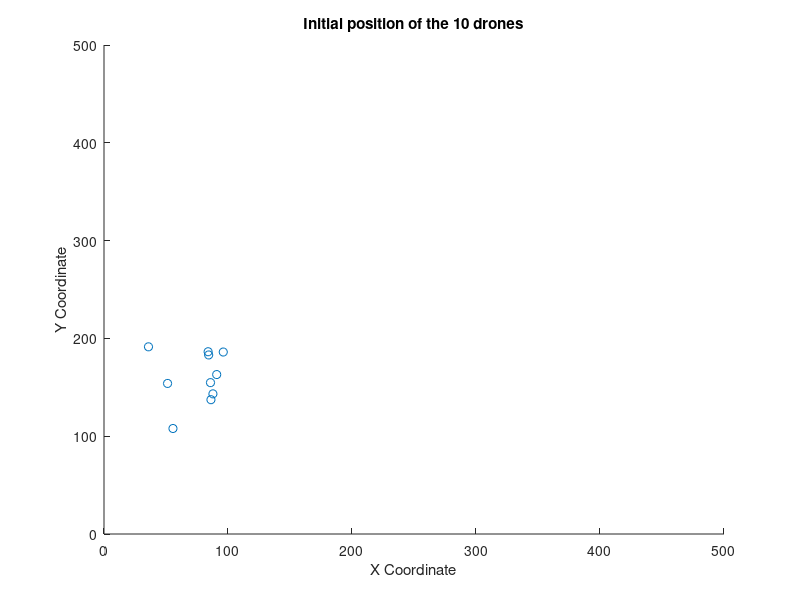
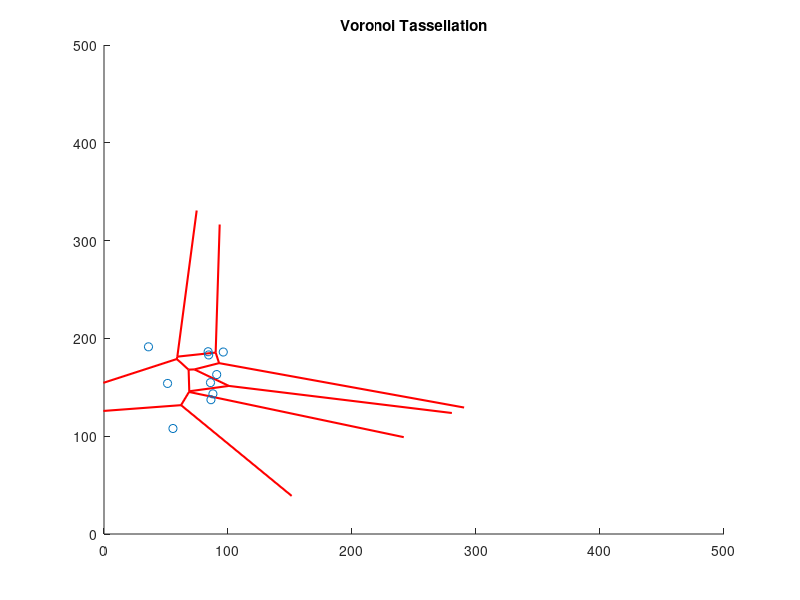
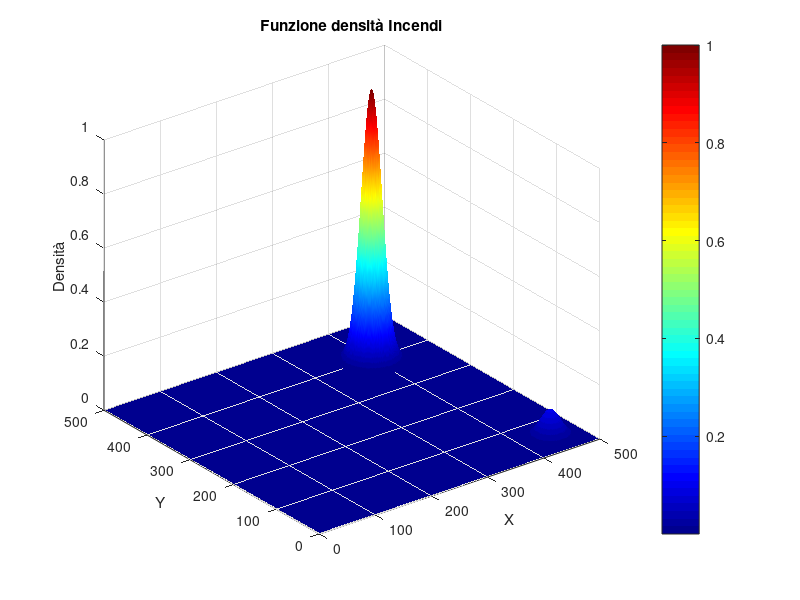
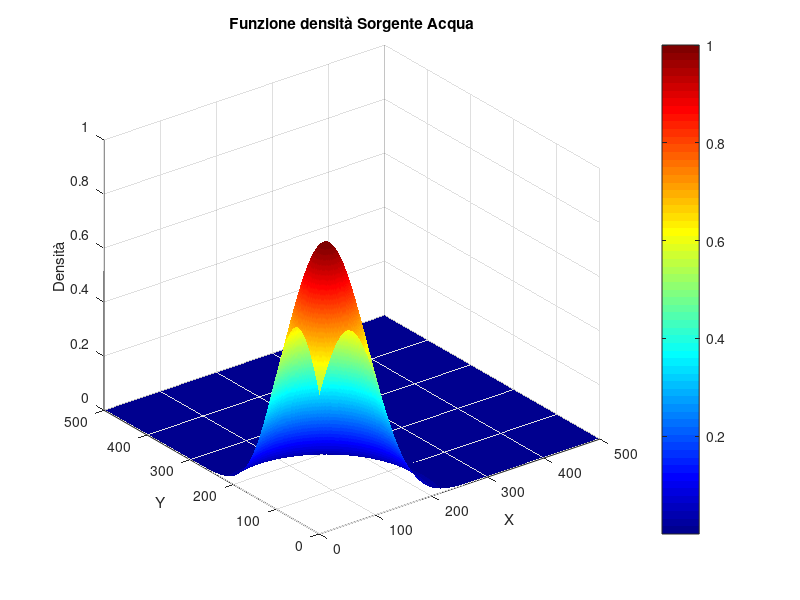

Write MATLAB code to recreate these figures, in order. (Note: this script raises an error after producing the figures.)
clear all;
close all;
clc;

% Parameters
DO_SIMULATION = true;
INITIAL_VALUES = false;
PLOT_TRAJECTORIES = false;
SAVE_TRAJECTORIES = false;
vel_lin_max = 300; 
vel_ang_max = 20; 
inc_threshold1 = 15;  % Distance that has to be reach from the fire 1 
inc_threshold2 = 15;  % Distance that has to be reach from the fire 2
wat_threshold = 60;   % Distance that has to be reach from the water source to refill
refill_time = 20;

dt = 0.01;
T_sim = 500;

numDrones = 10;      % Set the number of drones
dimgrid = [500 500];   % Define the dimensions of the grid
Kp = 50;   % Proportional gain for the Lyoid control 
Ka = 15;
Ke = 10;

points = zeros(numDrones,2);

% Generate random starting positions for each point
x = rand(numDrones, 1) * 100;   % Random x coordinates
y = 100 + rand(numDrones, 1) * 100;  % Random y coordinates
theta= rand(numDrones,1)*2*pi;

points = [x,y];
stati = [x,y,theta];

A = [1, 0, 0;
     0, 1, 0;
     0, 0, 1];

B = @(theta) [ dt * cos(theta), 0;
               dt * sin(theta), 0;
               0,               dt];

% Plot the points on a figure
figure(1);
scatter(points(:,1),points(:,2));
axis([0 dimgrid(1) 0 dimgrid(2)]); 
xlabel('X Coordinate');
ylabel('Y Coordinate');
title(sprintf('Initial position of the %d drones', numDrones));

% Compute and plot Voronoi tessellation
[vx, vy] = voronoi(points(:,1), points(:,2));

figure(2);
hold on;
plot(vx, vy, 'r-', 'LineWidth', 1.5);
axis([0 dimgrid(1) 0 dimgrid(2)]); 
scatter(points(:,1),points(:,2));
title('Voronoi Tassellation');

%% Density function for fires

% Fires Positions
x_fire1 = 400;
y_fire1 = 400;
x_fire2 = 450;
y_fire2 = 50;

% Water Positions
x_water = 50;
y_water = 50;

pos_fire1 = [x_fire1, y_fire1];
pos_fire2 = [x_fire2, y_fire2];
pos_water = [x_water, y_water];

% Standard deviations of fires and water source
sigma_fire1 = 15;
sigma_fire2 = 15;
sigma_water = 60;

% Creazione della griglia di punti
[x_m, y_m] = meshgrid(1:dimgrid(1), 1:dimgrid(2));

% Calcolo della distribuzione gaussiana
G_fire = exp(-(((x_m - x_fire1).^2) / (2 * sigma_fire1^2) + ((y_m - y_fire1).^2) / (2 * sigma_fire1^2))) + 0.1*exp(-(((x_m - x_fire2).^2) / (2 * sigma_fire2^2) + ((y_m - y_fire2).^2) / (2 * sigma_fire2^2)));
G_water = exp(-(((x_m - x_water).^2) / (2 * sigma_water^2) + ((y_m - y_water).^2) / (2 * sigma_water^2)));

% Visualizzazione in 3D
figure(3);
surf(x_m, y_m, G_fire);
shading interp; % Per rendere la superficie più liscia
colormap jet;
colorbar;
xlabel('X');
ylabel('Y');
zlabel('Densità');
title('Funzione densità Incendi');
drawnow;
hold off;

figure(4);
surf(x_m, y_m, G_water);
shading interp; % Per rendere la superficie più liscia
colormap jet;
colorbar;
xlabel('X');
ylabel('Y');
zlabel('Densità');
title('Funzione densità Sorgente Acqua');
drawnow;
hold off;

status = ones(numDrones,1); 
% status = 1 il drone è carico di acqua e sta andando verso l'incendio
% status = 2 il drone è scarico di acqua e sta andando a rifornirsi 

%% Initial Voronoi Tassellation
[areas,centroids,vel] = voronoi_function_plane(dimgrid,stati,Kp,Ka,Ke,G_fire,G_water,status);
if INITIAL_VALUES
    sum_areas = sum(areas);
    for i = 1:length(areas)
        fprintf('Initial areas %d: %f\n',i,areas(i));
    end
    disp(sum_areas)
    for i = 1:length(areas)
        fprintf('Initial centroids coordinates %d: [%f,%f]\n',i,centroids(i,1),centroids(i,2));
    end
    disp(sum_areas)
end

%% Simulation 

trajectories = zeros(numDrones,2,T_sim);

trajectories(:,:,1) = stati(:,1:2);

% Prepare figure for simulation
figure(5);
colors = lines(numDrones);
hold on;
axis([0 dimgrid(1) 0 dimgrid(2)]);
xlabel('X Coordinate');
ylabel('Y Coordinate');
title('Lloyd Simulation');

if DO_SIMULATION
    % wait_counter = -ones(numDrones,1);
    % count = -ones(numDrones,1);
    % 
    % for i = 1:numDrones
    %     if count(i) == 0
    %         count(i) = -1;
    %         wait_counter(i) = -1;
    %     end
    % end

    for t = 2:dt:T_sim

        dist_inc1 = pdist2(pos_fire1, stati(:,1:2));
        dist_inc2 = pdist2(pos_fire2, stati(:,1:2));
        dist_wat = pdist2(pos_water, stati(:,1:2));

        for i= 1:numDrones
            if(dist_inc1(i) <= inc_threshold1 || dist_inc2(i) <= inc_threshold2)
                status(i) = 2;
            end
            if dist_wat(i) <= wat_threshold 
                status(i) = 1;
                % if wait_counter(i) == -1 && count(i) == -1
                %     wait_counter(i) = refill_time; % time needed for the refill
                %     count(i) = 5;
                % end
            end
        end

        % Compute Voronoi tessellation and centroids
        [areas, centroids, vel] = voronoi_function_plane(dimgrid, stati, Kp, Ka, Ke, G_fire, G_water, status);

        % Impose a maximum velocity
        vel(:,1) = sign(vel(:,1)) .* min(abs(vel(:,1)), vel_lin_max);
        vel(:,2) = sign(vel(:,2)) .* min(abs(vel(:,2)), vel_ang_max);

        % for i = 1:numDrones
        %     if wait_counter(i) > 0
        %         vel(i,:) = [0,0];
        %         wait_counter(i) = wait_counter(i) - 1;
        %     elseif count(i) == 0
        %         count(i) = -1;
        %         wait_counter(i) = -1;
        %     elseif wait_counter(i) == 0
        %         count(i) = count(i) - 1;
        %     end
        % end

        % Update positions using 2D velocity vectors
        
        for k = 1:numDrones
            stati(k,:) = stati(k,:) * A' + vel(k,:) * B(stati(k,3))';
            % stati(k,1) = stati(k,1) + vel(k,1) * dt * cos(stati(k,3));
            % stati(k,2) = stati(k,2) + vel(k,1) * dt * sin(stati(k,3));
            % stati(k,3) = stati(k,3) + vel(k,2) * dt;
        end
        

        cla;
        hold on;
        
        if SAVE_TRAJECTORIES
            % Save the updated positions into the trajectories array
            trajectories(:, :, t) = stati(t,1:2);
        end
        
        % Plot the trajectory for each drone up to the current time
        for i = 1:numDrones
            if PLOT_TRAJECTORIES
                % Extract the trajectory so far (squeeze the slice into a 2D array)
                traj = squeeze(trajectories(i, :, 1:t));
                plot(traj(1, :), traj(2, :), '-', 'Color', colors(i,:), 'LineWidth', 1.5);
            end
            % Plot the current drone position as a marker

            drawUnicycle(stati(i,1),stati(i,2),stati(i,3));

            % rotated_vertices = create_triangles(stati(i,:));
            % plot(rotated_vertices(:,1), rotated_vertices(:,2), '-', 'Color', colors(i,:), 'LineWidth', 2);

            % plot(stati(i, 1), stati(i, 2), 'o', 'Color', colors(i,:), 'MarkerSize', 8, 'MarkerFaceColor', colors(i,:));
            
        end
        voronoi(stati(:,1),stati(:,2));
        
        plot(x_fire1,y_fire1,'x','Color', 'r', 'MarkerSize', sigma_fire1)
        plot(x_fire2,y_fire2,'x','Color', 'r', 'MarkerSize', sigma_fire2)
        plot(x_water,y_water,'o','Color', 'b', 'MarkerSize', sigma_water)

        drawnow;  % Force MATLAB to update the figure
        % Optionally add a pause (e.g., pause(0.01)) to slow down the simulation for visualization
    end
end